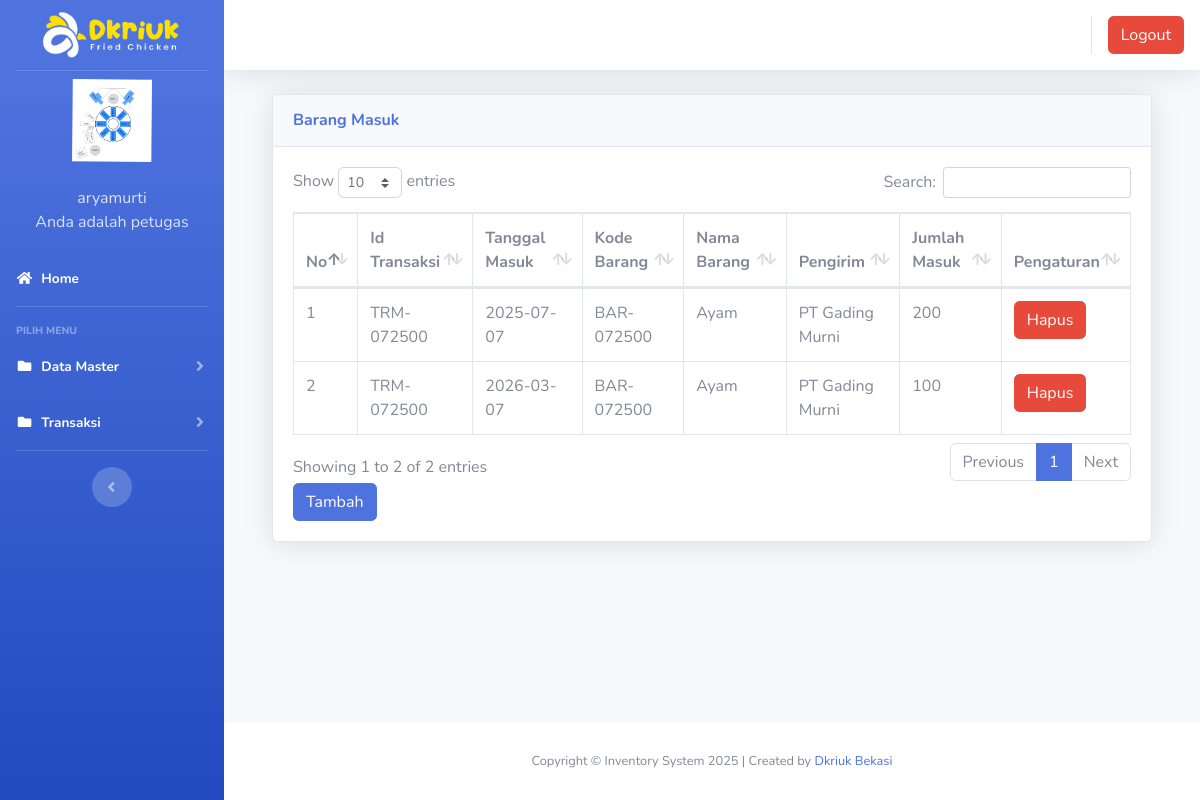
The app's page /index2.php?page=barangmasuk (signed in) with its own data.
### tables this page shows
CREATE TABLE IF NOT EXISTS `users` (
  `id` int(11) NOT NULL AUTO_INCREMENT,
  `nik` varchar(10) NOT NULL,
  `nama` varchar(100) NOT NULL,
  `alamat` varchar(200) NOT NULL,
  `telepon` varchar(100) NOT NULL,
  `username` varchar(100) NOT NULL,
  `password` varchar(100) NOT NULL,
  `level` varchar(25) NOT NULL DEFAULT 'member',
  `foto` varchar(255) NOT NULL,
  PRIMARY KEY (`id`)
);

CREATE TABLE IF NOT EXISTS `barang_masuk` (
  `id` int(11) NOT NULL AUTO_INCREMENT,
  `id_transaksi` varchar(10) NOT NULL,
  `tanggal` date NOT NULL,
  `kode_barang` varchar(10) NOT NULL,
  `nama_barang` varchar(50) NOT NULL,
  `pengirim` varchar(20) NOT NULL,
  `jumlah` int(11) NOT NULL DEFAULT 0,
  PRIMARY KEY (`id`)
);

### page/barangmasuk/barangmasuk.php (the view, shortened to what this page needs)
<div class="container-fluid">
  <div class="card shadow mb-4">
    <div class="card-header py-3">
      <h6 class="m-0 font-weight-bold text-primary">Barang Masuk</h6>
    </div>
    <div class="card-body">
      <div class="table-responsive">
        <table class="table table-bordered" id="dataTable" width="100%" cellspacing="0">
        <thead>
                                <tr>
			<th>No</th>
			<th>Id Transaksi</th>
			<th>Tanggal Masuk</th>
			<th>Kode Barang</th>
			<th>Nama Barang</th>
			<th>Pengirim</th>
			<th>Jumlah Masuk</th>
			<th>Pengaturan</th>
                                </tr>
		</thead>
          <tbody>
            <?php
	$no = 1;
	$sql = $koneksi->query("select * from barang_masuk");
	while ($data = $sql->fetch_assoc()) {
	?>
                                <tr>
                                    <td><?php echo $no++; ?></td>
			<td><?php echo $data['id_transaksi'] ?></td>
			<td><?php echo $data['tanggal'] ?></td>
			<td><?php echo $data['kode_barang'] ?></td>
			<td><?php echo $data['nama_barang'] ?></td>
			<td><?php echo $data['pengirim'] ?></td>
			<td><?php echo $data['jumlah'] ?></td>
			<td>
			<a onclick="return confirm('Apakah anda yakin akan menghapus data ini?')" href="?page=barangmasuk&aksi=hapusbarangmasuk&id_transaksi=<?php echo $data['id_transaksi'] ?>" class="btn btn-danger" >Hapus</a>
			</td>
                                </tr>
	<?php }?>
		   </tbody>
                        </table>
<a href="?page=barangmasuk&aksi=tambahbarangmasuk" class="btn btn-primary" >Tambah</a>
      </div>
    </div>
  </div>
</div>

### index2.php (shortened to what this page needs)
<?php
	$koneksi = new mysqli("localhost","pora5278_fahmi","Au1b839@@","pora5278_inventrizki");
	?>
<!DOCTYPE html>
<html lang="en">
<head>
  <link href="vendor/fontawesome-free/css/all.min.css" rel="stylesheet" type="text/css">
  <link href="css/sb-admin-2.min.css" rel="stylesheet">
  <link href="vendor/datatables/dataTables.bootstrap4.min.css" rel="stylesheet">
</head>
<body id="page-top">
  <div id="wrapper">
    <ul class="navbar-nav bg-gradient-primary sidebar sidebar-dark accordion" id="accordionSidebar">
      <a class="sidebar-brand d-flex align-items-center justify-content-center" href="index3.php">
        <div class="sidebar-brand-text mx-2">
          <img src="img/logodkriuk.png" alt="Logo Image" width="150px"/>
        </div>
      </a>
 <?php
   if ($_SESSION['petugas']) {
	   $user = $_SESSION['petugas'];
   }
   $sql =$koneksi->query("select * from users where id='$user'");
   $data = $sql->fetch_assoc();
   ?>
    <li class="d-flex align-items-center justify-content-center">
        <a class="nav-link">
		 <img src="img/<?php echo $data['foto']?>" class="img-circle" width="80" alt="User"/></a>
	  </li>
		 <li class="nav-item ">
        <a class="nav-link">
         	<div class="d-flex align-items-center justify-content-center" class="name">  <?php echo  $data['nama'];?></div></font>
			<div class="d-flex align-items-center justify-content-center" class="email">Anda adalah <?php echo $data['level'];?></div>
		 </a>
      </li>
      <li class="nav-item active">
        <a class="nav-link" href="?page=home2">
          <i class="fas fa-fw fa-home"></i>
          <span>Home</span></a>
      </li>
      <hr class="sidebar-divider">
      <div class="sidebar-heading">
        Pilih Menu
      </div>
	   <li class="nav-item active">
        <a class="nav-link collapsed" href="#" data-toggle="collapse" data-target="#collapseData" aria-expanded="true" aria-controls="collapseData">
          <i class="fas fa-fw fa-folder"></i>
          <span>Data Master</span>
        </a>
      </li>
	    <li class="nav-item active">
        <a class="nav-link collapsed" href="#" data-toggle="collapse" data-target="#collapsePages" aria-expanded="true" aria-controls="collapsePages">
          <i class="fas fa-fw fa-folder"></i>
          <span>Transaksi</span>
        </a>
      </li>
      <hr class="sidebar-divider d-none d-md-block">
      <div class="text-center d-none d-md-inline">
        <button class="rounded-circle border-0" id="sidebarToggle"></button>
      </div>
    </ul>
    <div id="content-wrapper" class="d-flex flex-column">
      <div id="content">
        <nav class="navbar navbar-expand navbar-light bg-white topbar mb-4 static-top shadow">
          <ul class="navbar-nav ml-auto">
            <li class="nav-item dropdown no-arrow">
			 <div class="top-menu">
        <ul class="nav pull-right top-menu">
       <li><a onclick="return confirm('Apakah anda yakin akan logout?')" class="btn btn-danger" class="logout" href="logout.php">Logout</a></li>
        </ul>
      </div>
            </li>
          </ul>
        </nav>
        <div class="container-fluid">
		 <section class="content">
		      <?php
			   $page = $_GET['page'];
			   $aksi = $_GET['aksi'];
				   if ($page == "barangmasuk") {
				   if ($aksi == "") {
					   include "page/barangmasuk/barangmasuk.php";
				   }
			   }
			   ?>
    </section>
</div>
    </div>
      <footer class="sticky-footer bg-white" style="">
        <div class="container my-auto">
          <div class="copyright text-center my-auto">
          <span>Copyright  &copy; Inventory System 2025 | Created by <a href='https://dkriuk.com/' title='Drkiuk' target='_blank'>Dkriuk Bekasi</a>
            </span>
          </div>
        </div>
      </footer>
  </div>
  </div>
</body>
</html>

### records on screen
users: foto (picture), nama "aryamurti", level "petugas"
barang_masuk: id_transaksi "TRM-072500", tanggal "2025-07-07", kode_barang "BAR-072500", nama_barang "Ayam", pengirim "PT Gading Murni", jumlah "200"
barang_masuk: id_transaksi "TRM-072500", tanggal "2026-03-07", kode_barang "BAR-072500", nama_barang "Ayam", pengirim "PT Gading Murni", jumlah "100"
